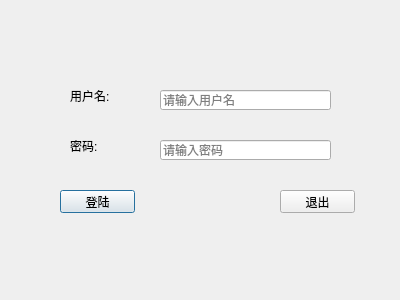
<?xml version="1.0" encoding="UTF-8"?>
<ui version="4.0">
 <class>LoginDialog</class>
 <widget class="QDialog" name="LoginDialog">
  <property name="geometry">
   <rect>
    <x>0</x>
    <y>0</y>
    <width>400</width>
    <height>300</height>
   </rect>
  </property>
  <property name="windowTitle">
   <string>Dialog</string>
  </property>
  <widget class="QLabel" name="label">
   <property name="geometry">
    <rect>
     <x>70</x>
     <y>90</y>
     <width>54</width>
     <height>12</height>
    </rect>
   </property>
   <property name="text">
    <string>用户名:</string>
   </property>
  </widget>
  <widget class="QLabel" name="label_2">
   <property name="geometry">
    <rect>
     <x>70</x>
     <y>140</y>
     <width>54</width>
     <height>12</height>
    </rect>
   </property>
   <property name="text">
    <string>密码:</string>
   </property>
  </widget>
  <widget class="QLineEdit" name="userLineEdit">
   <property name="geometry">
    <rect>
     <x>160</x>
     <y>90</y>
     <width>171</width>
     <height>20</height>
    </rect>
   </property>
   <property name="placeholderText">
    <string>请输入用户名</string>
   </property>
  </widget>
  <widget class="QLineEdit" name="pwdLineEdit">
   <property name="geometry">
    <rect>
     <x>160</x>
     <y>140</y>
     <width>171</width>
     <height>20</height>
    </rect>
   </property>
   <property name="echoMode">
    <enum>QLineEdit::Password</enum>
   </property>
   <property name="placeholderText">
    <string>请输入密码</string>
   </property>
  </widget>
  <widget class="QPushButton" name="loginBtn">
   <property name="geometry">
    <rect>
     <x>60</x>
     <y>190</y>
     <width>75</width>
     <height>23</height>
    </rect>
   </property>
   <property name="text">
    <string>登陆</string>
   </property>
  </widget>
  <widget class="QPushButton" name="exitBtn">
   <property name="geometry">
    <rect>
     <x>280</x>
     <y>190</y>
     <width>75</width>
     <height>23</height>
    </rect>
   </property>
   <property name="text">
    <string>退出</string>
   </property>
  </widget>
 </widget>
 <resources/>
 <connections>
  <connection>
   <sender>exitBtn</sender>
   <signal>clicked()</signal>
   <receiver>LoginDialog</receiver>
   <slot>close()</slot>
   <hints>
    <hint type="sourcelabel">
     <x>317</x>
     <y>201</y>
    </hint>
    <hint type="destinationlabel">
     <x>199</x>
     <y>149</y>
    </hint>
   </hints>
  </connection>
 </connections>
</ui>
